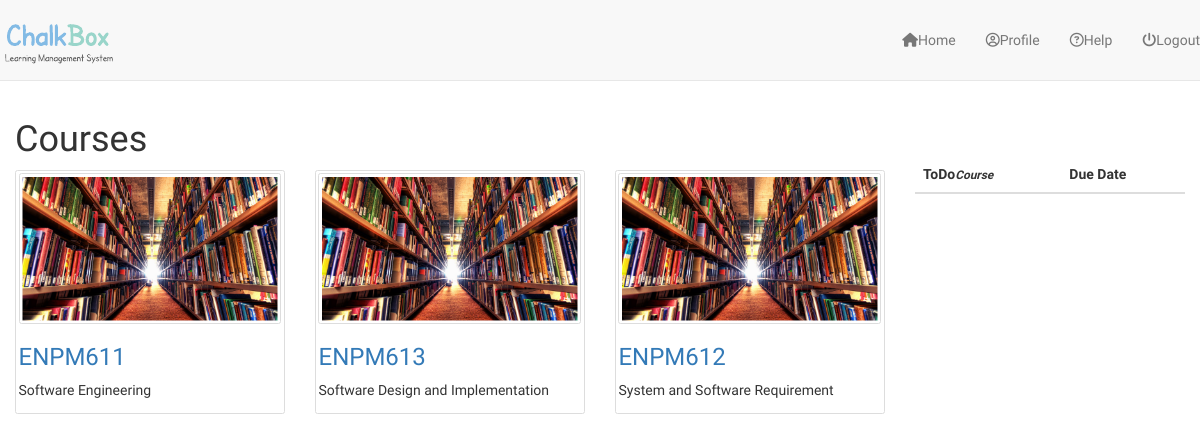
Before: /courses/ (signed in) with the older database file.
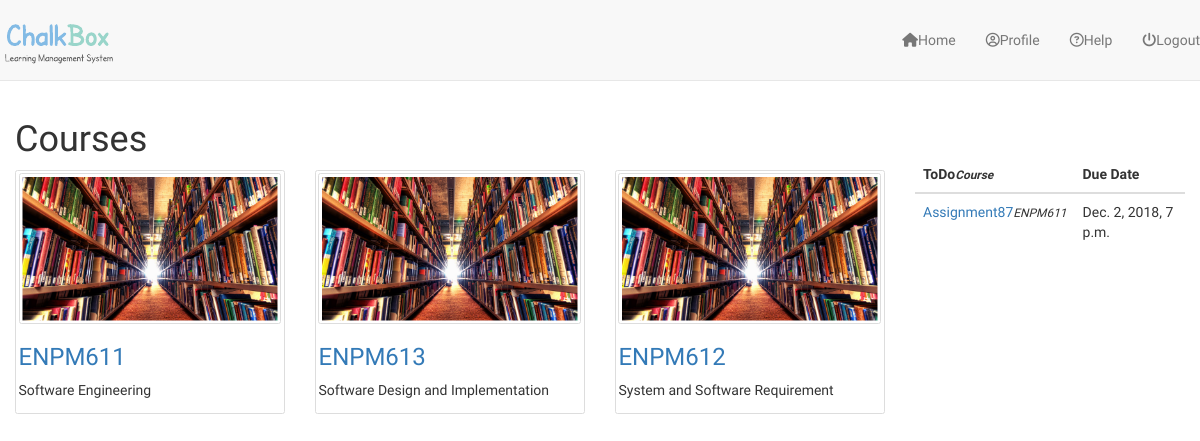
After: the same page with the newer database file.
### courses/models.py (models this page shows, shortened)
class Course(models.Model):
    course_code = models.CharField(max_length=120)
    course_title = models.CharField(max_length=120)
    course_description = models.TextField(blank=True)
    updated     = models.DateTimeField(auto_now=True)
    timestamp   = models.DateTimeField(auto_now_add=True)
    syllabus	= models.FileField(null=True, blank=True)
    publish_syllabus   = models.BooleanField(default=False)
    def get_absolute_url(self):
    	return reverse("courses:detail", kwargs={"cid": self.id})

### assignments/models.py (models this page shows, shortened)
class Assignment(models.Model):
	course = models.ForeignKey(Course)
	title = models.CharField(max_length=120, unique=True)
	due_date = models.DateTimeField()
	total_points	= models.IntegerField()
	description = models.TextField(blank=True)
	updated     = models.DateTimeField(auto_now=True)
	timestamp   = models.DateTimeField(auto_now_add=True)
	question	= models.FileField(null=True, blank=True)
	publish		= models.BooleanField(default=False)
	def is_past_due(self):
		return timezone.now() > self.due_date

### courses/views.py (the view)
def course_home(request):
	user = User(id=request.user.id)
	assignments = Assignment.objects.all().order_by('due_date')
	courses = user.courses.all()
	context = {
		"object_list": courses,
		"todo": assignments,
		"title": "Courses",
	}
	return render(request, "course/course_home.html", context)

### templates/course/course_home.html (shortened to what this page needs)
{% extends "base_navbar.html" %}
{% load staticfiles %}
{% block content %}
<div class="content">
       <div class="container-fluid">
              <div class="row">
                     <div class="col-md-9">
              	<h1>{{ title }}</h1>
                     <div class="row">
              		{% for obj in object_list %}
              		<div class="col-sm-6 col-md-4">
                     		<div class="img-thumbnail">
                     			<img src="{% static 'img/book.jpg' %}" class="img-thumbnail">
                     			<div class="caption">
                     				<h3><a href='{{ obj.get_absolute_url }}'>{{ obj.course_code }}</a></h3>
                     				<p>{{ obj.course_title }}</p>
                     			</div>
                     	       </div>
                            </div>
              	      {% endfor %}
              	</div>
                     </div>
                     <div class="col-md-3" style="padding-top: 7vh;">
                            <table class="table">
                            <thead>
                            <tr>
                                   <th scope="col">ToDo<small><i>Course</i></small></small></th>
                                   <th scope="col">Due Date</th>
                            </tr>
                            </thead>
                            <tbody>
                                   {% for obj in todo %}
                                   {% if obj.is_past_due == False %}
                                   <tr>
                                   <td><a href='{% url "courses:assignments:assignment_detail" cid=obj.course.id aid=obj.id %}'>{{ obj.title }}</a><small><i>{{ obj.course.course_code }}</i></small></td>
                                   <td>{{ obj.due_date }}</td>
                                   </tr>
                                   {% endif %}
                                   {% endfor %}
                            </tbody>
                            </table>
                     </div>
              </div>
       </div>
</div>
{% endblock %}

Changed rows visible on the page:
added Assignment: title "Assignment87", course.course_code "ENPM611", due_date "Dec. 2, 2018, 7 p.m."
